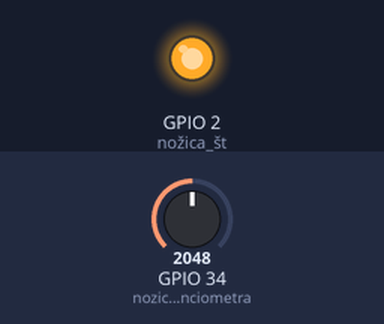
The program below on a simulated ESP32. On the bench: output pins drawn as LEDs (lit = HIGH). Inputs (shaded band) come from the test bench; at power-on: GPIO 34 (nozicaPotenciometra) = 2048. What the program prints to the serial monitor is not drawn.

Above: at 0.1 s.
At 1.6 s:
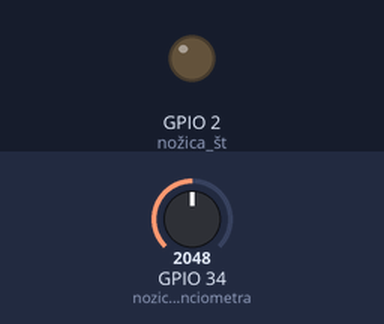
Timing chart, 0 to 3.1 s (numbered marks = the images above):
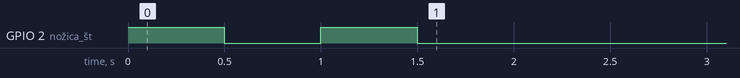

The program:

main.cpp
```cpp
#include <Arduino.h>

// na nožico 34 je priključen potenciometer 10kOhm
// ADC pretvornik (Analog to Digital Converter) na esp32
// vrednosti med 0V in 3.3V pretvorimo v vrednosti med 0 in 4095
// imamo 4096 vrednsot 2^12=4096, 12-bitna naančnost ADC pretvornika
const int nozicaPotenciometra = 34; // številka nožice, ki je povezana s potenciometrom

int vrednostPotenciometra = 0; // spremenljivka, v katero bomo shranili vrednost, ki jo preberemo s potenciometra


void setup() {

  Serial.begin(115200); // nastavimo hitrost serijske komunikacije na 115200 bitov/s


  // ta del kode uporabimo kot indikator, da se je del kode prenesel na esp32 module, modra LED dioda bo 2x utripnila
  pinMode(2, OUTPUT); // nožica št. 2 bo delovala kot izhod
  digitalWrite(2, HIGH); // na pin 2 zapišemo visoko vrednost (LED dioda se prižge)
  delay(500); // zakasnitev izvedbe programa za specificiran čas v milisekundah, 500ms = 0,5 s
  digitalWrite(2, LOW); // na pin 2 zapišemo nizko vrednost (LED dioda se ugasne)
  delay(500);
  digitalWrite(2, HIGH); // na pin 2 zapišemo visoko vrednost (LED dioda se prižge)
  delay(500);
  digitalWrite(2, LOW); // na pin 2 zapišemo nizko vrednost (LED dioda se ugasne)
}

void loop() {

  // tu zapišemo kodo, ki se ponavljajoče izvaja

  vrednostPotenciometra = analogRead(nozicaPotenciometra); // preberemo vrednost s potenciometrom in jo shranimo
  Serial.println(vrednostPotenciometra); // izpišemo vrednost potenciometra na serijski monitor oz. v terminal

  delay(50); // na 50ms izpišemo vrednost potenciometra
}
```
